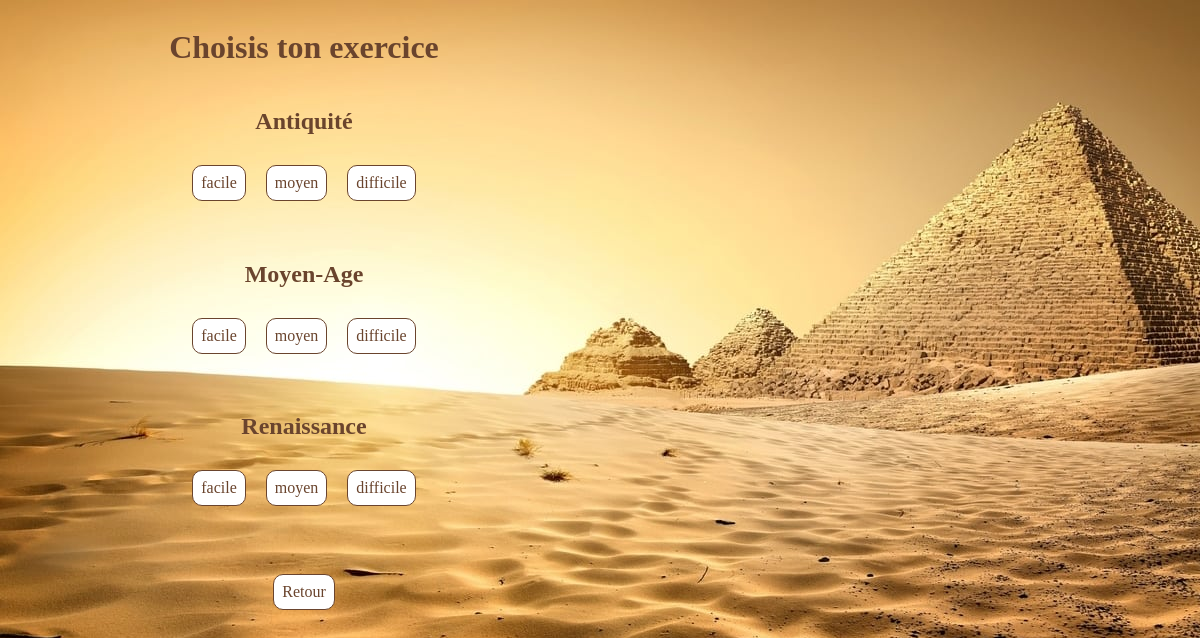
The page /pupil/roter.php?action=see_exercices&subject=Histoire on the database its author committed.
### tables this page shows
CREATE TABLE IF NOT EXISTS `notions` (
  `id` int(11) NOT NULL AUTO_INCREMENT,
  `notion` varchar(255) NOT NULL,
  `id_subject` int(11) NOT NULL,
  PRIMARY KEY (`id`)
);

CREATE TABLE IF NOT EXISTS `levels` (
  `id` int(11) NOT NULL AUTO_INCREMENT,
  `level` varchar(255) NOT NULL,
  PRIMARY KEY (`id`)
);

### pupil/controler/controler.php (called while the page is built, shortened)
<?php
require("model/model.php");
function seeExercices($subject)
{
    $notions = getNotions($subject);
    require("view/exercices_list_view.php");
}

### pupil/model/model.php (called while the page is built, shortened)
<?php
function dbConnect()
{
    try
    {
        $db = new PDO('mysql:host=localhost;dbname=ts_project;charset=utf8', 'root', '');
        return $db;
    }
    catch(Exception $e)
    {
        die('Erreur : '.$e->getMessage());
    }
}
function getNotions($subject)
{
    $db = dbConnect();
    $req = $db -> prepare("SELECT notion
                            FROM notions
                            WHERE id_subject = (SELECT id
                                                FROM subjects
                                                WHERE subject = ?)");
    $req -> execute(array($subject));
    return $req;
}
function getLevels()
{
    $db = dbConnect();
    $req = $db -> query("SELECT level
                        FROM levels");
    return $req;
}

### pupil/view/exercices_list_view.php (the view, shortened to what this page needs)
<div class="div_mid">
<h1>Choisis ton exercice</h1>
<?php
while ($notion = $notions -> fetch())
{
?>
    <h2><?= $notion['notion'] ?></h2>
    <nav>
        <?php
        $levels = getLevels();
        while ($level = $levels -> fetch())
        {
        ?>
        	<a href="roter.php?action=exercice&subject=<?= $subject ?>&notion=<?= $notion['notion'] ?>&level=<?= $level['level'] ?>"><?= $level['level'] ?></a><br/>
    	<?php
        }
    	?>
	</nav>
<?php
}
?>
<br/>
<a href="roter.php?action=see_subjects_list">Retour</a>
</div>
<div class="div_right"> </div>
<?php require("template.php"); ?>

### pupil/design/subject_3_view.css (style rules this page uses)
* { color: rgb(106, 68, 45); }
body { background: url("picture/histoire_4.jpg") fixed no-repeat; display: flex; flex-direction: row; }
.div_mid { width: 50%; display: flex; flex-direction: column; align-items: center; }
.div_right { width: 50%; }
nav { display: flex; margin-bottom: 30px; }
a { border: 1px rgb(106, 68, 45) solid; border-radius: 10px; background-color: white; margin: 10px; padding: 8px; text-decoration: none; }

### rows shown on the page
notions: notion "Antiquité"
levels: level "facile"
levels: level "moyen"
levels: level "difficile"
notions: notion "Moyen-Age"
notions: notion "Renaissance"
